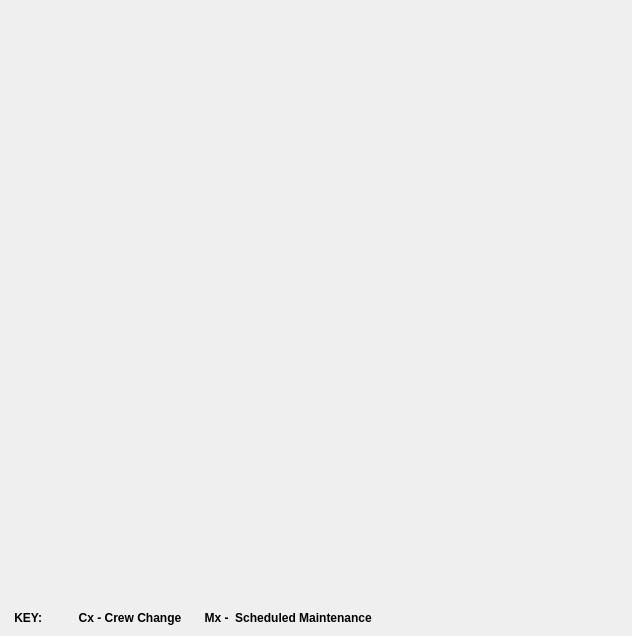
<?xml version="1.0" encoding="UTF-8"?>
<ui version="4.0">
 <class>DisplayTextV1</class>
 <widget class="QDialog" name="DisplayTextV1">
  <property name="geometry">
   <rect>
    <x>0</x>
    <y>0</y>
    <width>632</width>
    <height>636</height>
   </rect>
  </property>
  <property name="windowTitle">
   <string>Text Best Alternative</string>
  </property>
  <layout class="QVBoxLayout" name="verticalLayout_2">
   <item>
    <layout class="QVBoxLayout" name="verticalLayout">
     <item>
      <widget class="APWidgetText1" name="apglwidget" native="true">
       <property name="sizePolicy">
        <sizepolicy hsizetype="Expanding" vsizetype="Expanding">
         <horstretch>0</horstretch>
         <verstretch>0</verstretch>
        </sizepolicy>
       </property>
      </widget>
     </item>
     <item>
      <widget class="QLabel" name="label">
       <property name="sizePolicy">
        <sizepolicy hsizetype="Expanding" vsizetype="Fixed">
         <horstretch>0</horstretch>
         <verstretch>0</verstretch>
        </sizepolicy>
       </property>
       <property name="font">
        <font>
         <pointsize>9</pointsize>
         <weight>75</weight>
         <bold>true</bold>
        </font>
       </property>
       <property name="styleSheet">
        <string notr="true"/>
       </property>
       <property name="text">
        <string> KEY:           Cx - Crew Change       Mx -  Scheduled Maintenance</string>
       </property>
      </widget>
     </item>
    </layout>
   </item>
  </layout>
 </widget>
 <customwidgets>
  <customwidget>
   <class>APWidgetText1</class>
   <extends>QWidget</extends>
   <header>CustomTextDisplayWidgets.h</header>
   <container>1</container>
  </customwidget>
 </customwidgets>
 <resources/>
 <connections/>
</ui>
